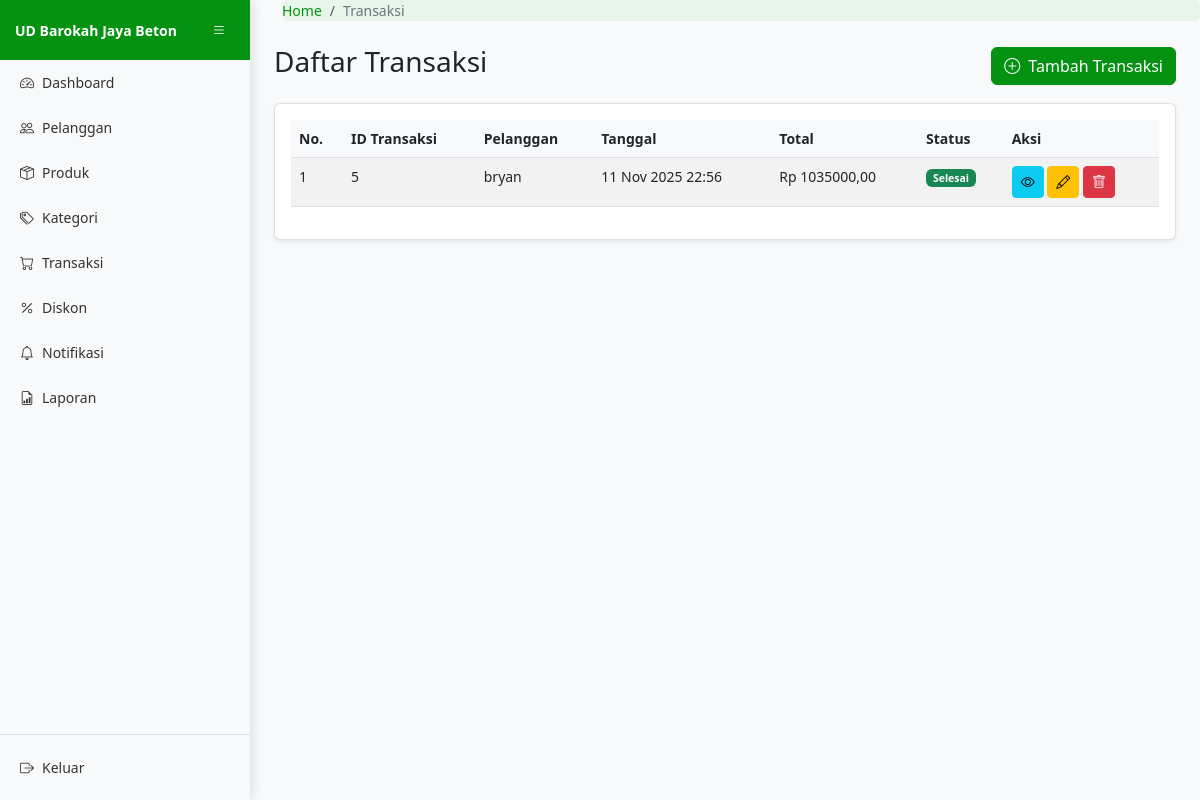
The page /transaksi/ (signed in) on the database as committed earlier.
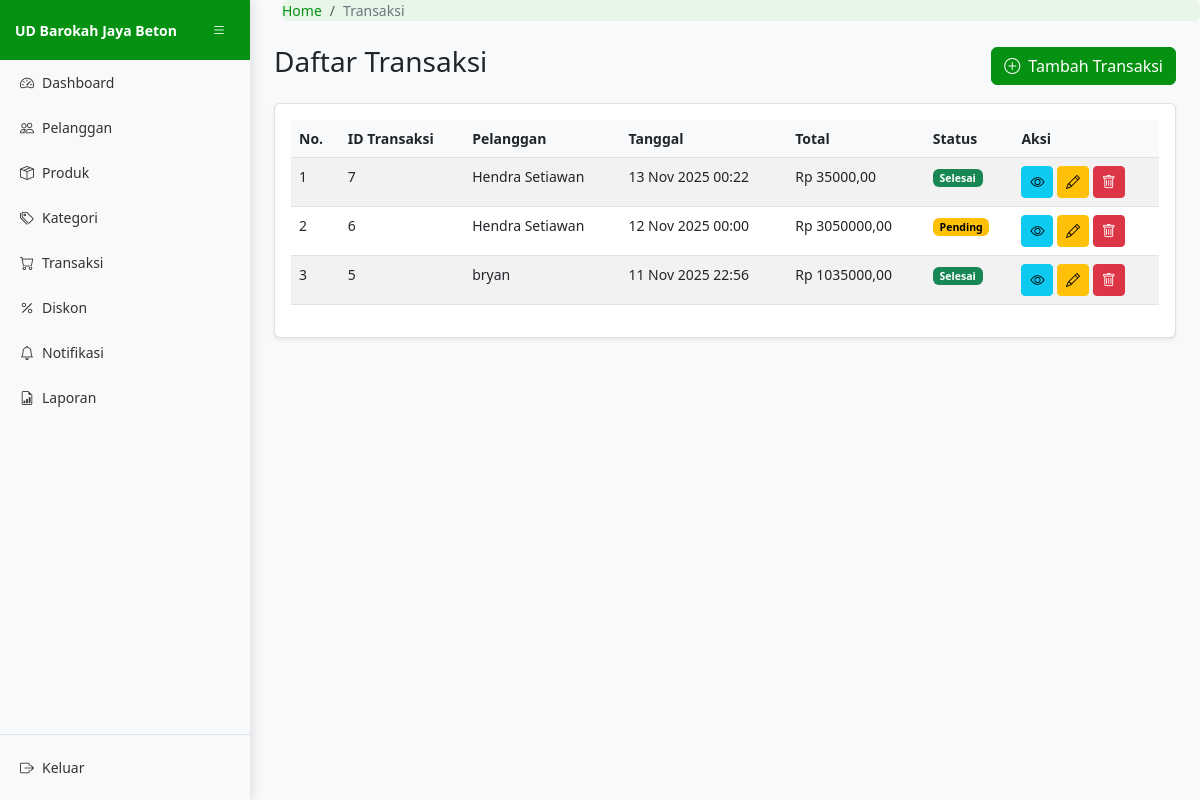
The same page on the database as committed later.
### core/models.py (models this page shows, shortened)
class Transaksi(models.Model):
    STATUS_CHOICES = [
        ('pending', 'Pending'),
        ('dibayar', 'Dibayar'),
        ('dikirim', 'Dikirim'),
        ('selesai', 'Selesai'),
        ('dibatalkan', 'Dibatalkan'),
    ]
    tanggal = models.DateTimeField(default=date.today)
    total = models.DecimalField(max_digits=10, decimal_places=2)
    ongkir = models.DecimalField(max_digits=10, decimal_places=2, default=0)
    status_transaksi = models.CharField(max_length=20, choices=STATUS_CHOICES, default='pending')
    bukti_bayar = models.FileField(upload_to='bukti_bayar/', blank=True, null=True)
    pelanggan = models.ForeignKey(Pelanggan, on_delete=models.CASCADE)
    alamat_pengiriman = models.TextField()
    feedback = models.TextField(blank=True, null=True)
    fotofeedback = models.ImageField(upload_to='feedback/', blank=True, null=True)
    waktu_checkout = models.DateTimeField(auto_now_add=True)
    batas_waktu_bayar = models.DateTimeField()
    total_diskon = models.DecimalField(max_digits=10, decimal_places=2, default=0)
    keterangan_diskon = models.TextField(blank=True, null=True)

class Pelanggan(models.Model):
    nama_pelanggan = models.CharField(max_length=100)
    alamat = models.TextField()
    tanggal_lahir = models.DateField()
    no_hp = models.CharField(max_length=15)
    username = models.CharField(max_length=50, unique=True)
    password = models.CharField(max_length=128)
    email = models.EmailField(unique=True)
    created_at = models.DateTimeField(auto_now_add=True)

### core/views.py (the view)
# urls.py: path('transaksi/', views.daftar_transaksi, name='daftar_transaksi'),
@login_required
def daftar_transaksi(request):
    transaksi_list = Transaksi.objects.select_related('pelanggan').order_by('-id')
    paginator = Paginator(transaksi_list, 10)  # Tampilkan 10 item per halaman
    page_number = request.GET.get('page')
    page_obj = paginator.get_page(page_number)
    return render(request, 'core/transaksi/daftar_transaksi.html', {'page_obj': page_obj})

### core/templates/core/transaksi/daftar_transaksi.html (shortened to what this page needs)
{% extends 'core/basis.html' %}
{% block breadcrumb %}
<li class="breadcrumb-item active">Transaksi</li>
{% endblock %}
{% block content %}
<div class="container-fluid">
    <div class="d-flex justify-content-between align-items-center mb-3">
        <h3>Daftar Transaksi</h3>
        <a href="{% url 'tambah_transaksi_baru' %}" class="btn btn-dark">
            <i class="bi bi-plus-circle me-1"></i> Tambah Transaksi
        </a>
    </div>
    <div class="card">
        <div class="card-body">
            <div class="table-responsive">
                <table class="table table-striped">
                    <thead>
                        <tr>
                            <th>No.</th>
                            <th>ID Transaksi</th>
                            <th>Pelanggan</th>
                            <th>Tanggal</th>
                            <th>Total</th>
                            <th>Status</th>
                            <th>Aksi</th>
                        </tr>
                    </thead>
                    <tbody>
                        {% for transaksi in page_obj %}
                        <tr>
                            <td>{{ forloop.counter0|add:page_obj.start_index }}</td>
                            <td>{{ transaksi.id }}</td>
                            <td>{{ transaksi.pelanggan.nama_pelanggan }}</td>
                            <td>{{ transaksi.tanggal|date:"d M Y H:i" }}</td>
                            <td>Rp {{ transaksi.total|floatformat:2 }}</td>
                            <td>
                                {% if transaksi.status_transaksi == 'pending' %}
                                    <span class="badge bg-warning">Pending</span>
                                {% elif transaksi.status_transaksi == 'dibayar' %}
                                    <span class="badge bg-info">Dibayar</span>
                                {% elif transaksi.status_transaksi == 'dikirim' %}
                                    <span class="badge bg-primary">Dikirim</span>
                                {% elif transaksi.status_transaksi == 'selesai' %}
                                    <span class="badge bg-success">Selesai</span>
                                {% elif transaksi.status_transaksi == 'dibatalkan' %}
                                    <span class="badge bg-danger">Dibatalkan</span>
                                {% endif %}
                            </td>
                            <td>
                                <a href="{% url 'detail_transaksi' transaksi.id %}" class="btn btn-sm btn-info btn-action" title="Detail">
                                    <i class="bi bi-eye"></i>
                                </a>
                                <a href="{% url 'edit_transaksi' transaksi.id %}" class="btn btn-sm btn-warning btn-action" title="Edit">
                                    <i class="bi bi-pencil"></i>
                                </a>
                                <button type="button" class="btn btn-sm btn-danger btn-action"
                                        data-bs-toggle="modal" data-bs-target="#deleteModal"
                                        data-delete-url="{% url 'hapus_transaksi' transaksi.id %}"
                                        data-item-name="Transaksi ID {{ transaksi.id }}"
                                        title="Hapus">
                                    <i class="bi bi-trash"></i>
                                </button>
                            </td>
                        </tr>
                        {% empty %}
                        <tr>
                            <td colspan="7" class="text-center">Tidak ada transaksi</td>
                        </tr>
                        {% endfor %}
                    </tbody>
                </table>
            </div>
        </div>
    </div>
</div>
{% endblock %}

Rows that differ between the two databases and show on the page:
added Transaksi: status_transaksi "Selesai"
added Transaksi: status_transaksi "Pending"
